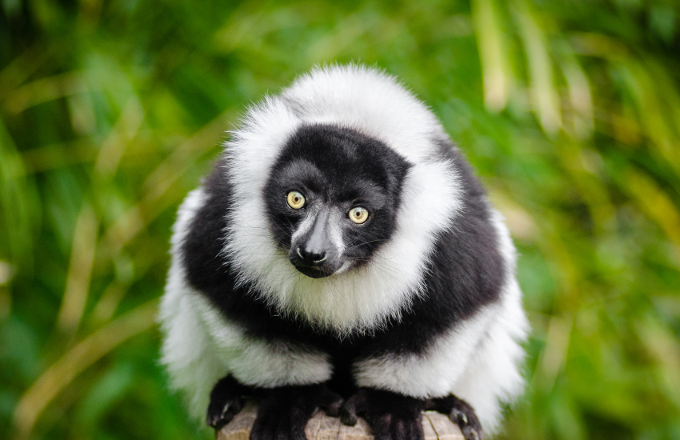
#> input picture lemur.png, 680 x 440 px
$ python trimaping_manual.py
#> lines starting #> are read from the running program, lines starting #| are printed output that depends on the picture; after the words box and inside, x2 and y2 are one past the last pixel; in counts of white or black regions, pixels touching at a corner belong together
import cv2
import numpy as np
from cf_laplacian import cf_laplacian

# 定义全局变量
drawing = False
brush_size = 100
prev_x, prev_y = None, None
fill = 50

def render(img_matting, trimap, show_brush=True):

    # brush_mask = np.zeros(img_matting.shape[:2])
    # cv2.circle(brush_mask, (prev_x, prev_y), brush_size, (fill,), -1)

    trimap = cv2.cvtColor(trimap, cv2.COLOR_GRAY2BGR)
    preview_img = cv2.addWeighted(img_matting, 1, trimap, 1, 0)

    if show_brush:
        cv2.circle(preview_img, (prev_x, prev_y), brush_size, (fill, fill, fill), -1)

    return preview_img

def draw_circle(event, x, y, flags, param):
    global prev_x, prev_y, drawing, brush_size, fill

    if event == cv2.EVENT_LBUTTONDOWN:
        drawing = True
        prev_x, prev_y = x, y

    elif event == cv2.EVENT_MOUSEMOVE:
        if drawing == True:
            cv2.circle(trimap, (x, y), brush_size, (fill,), -1)
            cv2.line(trimap, (prev_x, prev_y), (x, y), (fill,), brush_size)
        prev_x, prev_y = x, y

    elif event == cv2.EVENT_LBUTTONUP:
        drawing = False
        cv2.circle(trimap, (x, y), brush_size, (fill,), -1)

    elif event == cv2.EVENT_MOUSEWHEEL:
        if flags > 0:
            brush_size += 2
        else:
            brush_size -= 2
        if brush_size < 2:
            brush_size = 2


img_org = cv2.imread('lemur.png')
#> img_org is the input picture: shape (440, 680, 3); mean B, G, R 58.6, 118.7, 101.8
img_matting = img_org.copy()
trimap = np.zeros(img_org.shape[:2], dtype=np.uint8)


cv2.namedWindow('image')
cv2.setMouseCallback('image', draw_circle)

while True:
    # 显示图片和预览圆形)
    preview_img = render(img_matting, trimap)
#> in render, `trimap = cv2.cvtColor(trimap, cv2.COLOR_GRAY2BGR)`: trimap: shape (440, 680, 3); every value is 0
#> in render, `cv2.circle(preview_img, (prev_x, prev_y), brush_size, (fill, fill, fil..`:
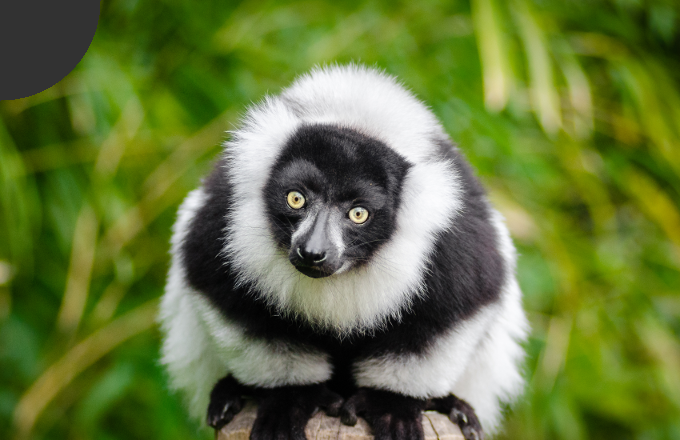
#> preview_img: shape (440, 680, 3); 2.66% of pixels changed, all inside (x1, y1, x2, y2) = (0, 0, 101, 101)
    cv2.imshow('image', preview_img)

    # 处理键盘事件
    k = cv2.waitKey(1) & 0xFF
#> (key Esc is pressed here)

    if k == 9:
        # 进行GrabCut算法分割
        alpha = cf_laplacian(img_org, trimap/255)
        img_matting = (alpha[:, :, np.newaxis] * img_matting).astype(np.uint8)

        preview_img = render(img_matting, trimap)
        cv2.imshow('image', preview_img)
        cv2.imshow('alpha', alpha)
        cv2.imshow('img_matting', img_matting)
        GC_mask_current = np.ones(img_org.shape[:2], dtype=np.uint8)*4

    elif k == 27:
        break

    elif k == ord('3'):
        fill = 0
    elif k == ord('1'):
        fill = 50
    elif k == ord('2'):
        fill = 255

    elif k == ord('s'):
        alpha = (alpha*255).astype(np.uint8)
        output = cv2.cvtColor(img_org, cv2.COLOR_BGR2BGRA)
        output[:, :, 3] = alpha

        cv2.imwrite('image_matting.png', output)
        cv2.imwrite('alpha.png', alpha)
        cv2.imwrite('trimap.png', trimap)
        break


# 关闭所有窗口
cv2.destroyAllWindows()
